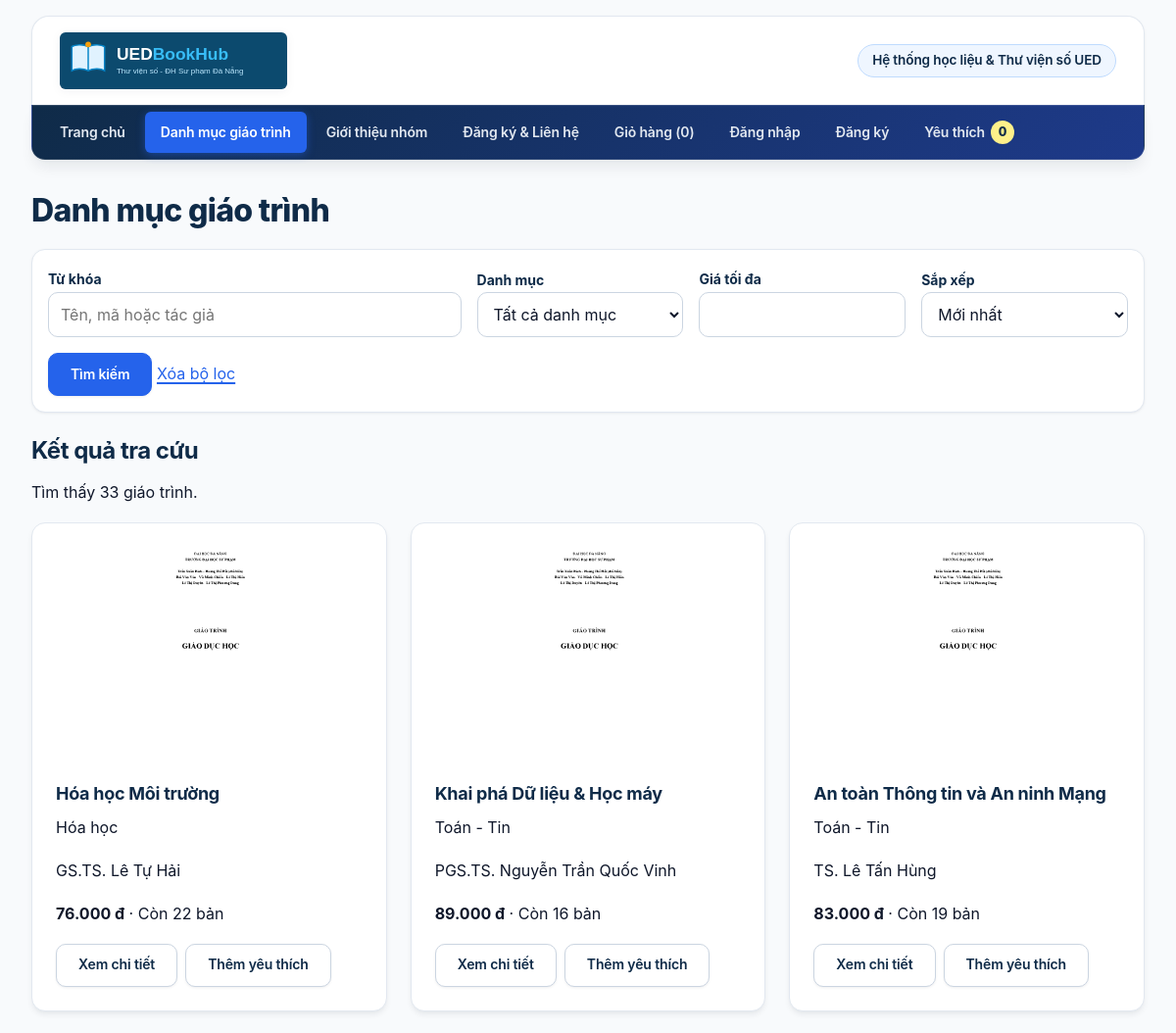
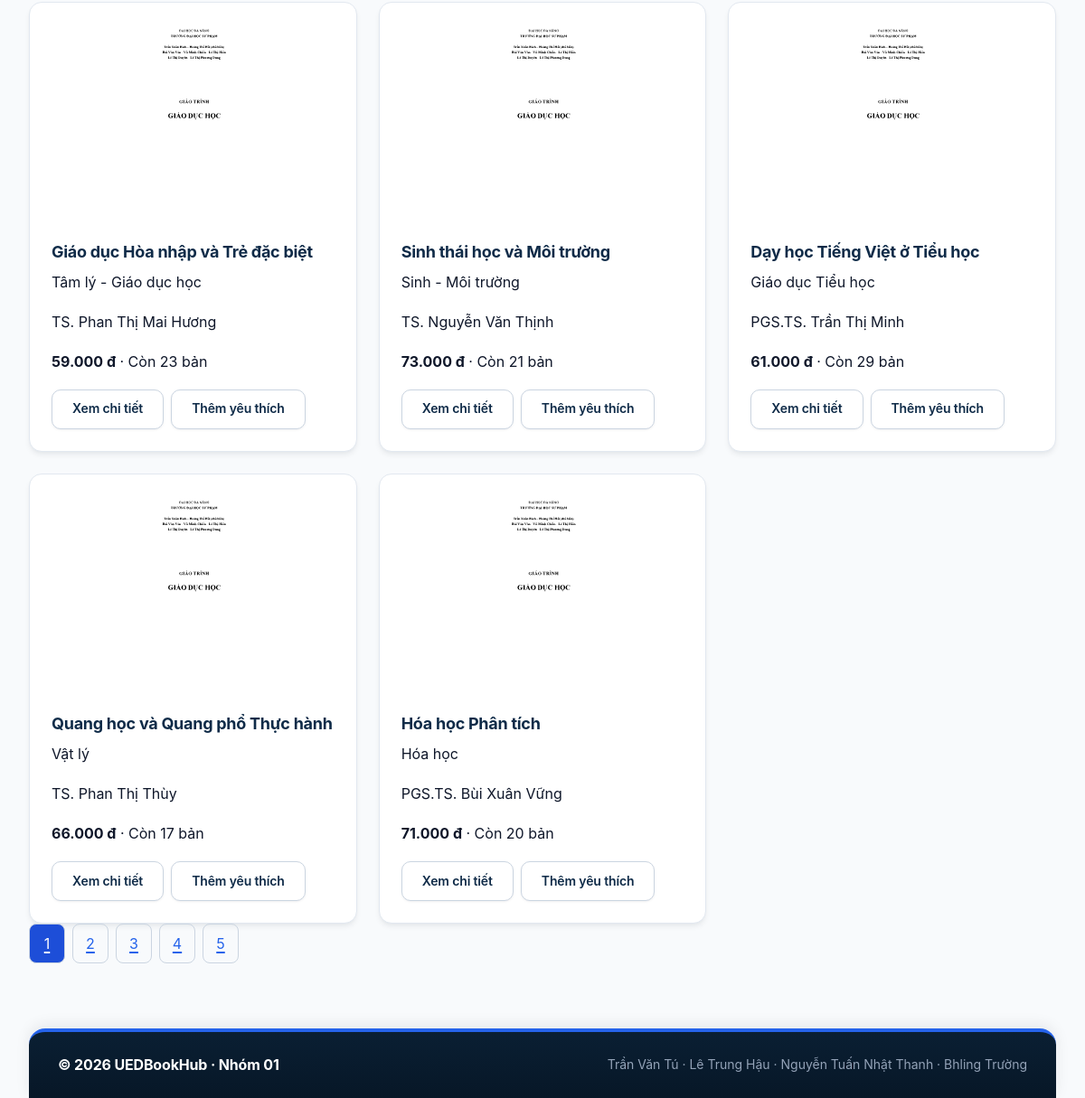
Screenshot of /danh-sach.php with the database file from the repository (2 pictures, top to bottom).
### tables this page shows
CREATE TABLE giao_trinh (
    id INT UNSIGNED AUTO_INCREMENT PRIMARY KEY,
    danh_muc_id INT UNSIGNED NOT NULL,
    ma VARCHAR(30) NOT NULL,
    ten VARCHAR(200) NOT NULL,
    tac_gia VARCHAR(255) NOT NULL,
    nam_xuat_ban SMALLINT UNSIGNED NOT NULL,
    nha_xuat_ban VARCHAR(150) NOT NULL,
    gia INT UNSIGNED NOT NULL,
    gia_goc INT UNSIGNED NOT NULL,
    ton_kho INT UNSIGNED NOT NULL DEFAULT 0,
    so_trang SMALLINT UNSIGNED NOT NULL,
    anh VARCHAR(255) NULL,
    mo_ta TEXT NULL,
    ngay_tao DATETIME NOT NULL DEFAULT CURRENT_TIMESTAMP,
    UNIQUE KEY uq_giao_trinh_ma (ma),
    KEY idx_giao_trinh_danh_muc_gia (danh_muc_id, gia),
    CONSTRAINT fk_giao_trinh_danh_muc FOREIGN KEY (danh_muc_id) REFERENCES danh_muc(id),
    CONSTRAINT chk_giao_trinh_gia CHECK (gia >= 1000),
    CONSTRAINT chk_giao_trinh_gia_goc CHECK (gia_goc >= gia),
    CONSTRAINT chk_giao_trinh_nam CHECK (nam_xuat_ban BETWEEN 1900 AND 2100),
    CONSTRAINT chk_giao_trinh_so_trang CHECK (so_trang > 0)
);

CREATE TABLE danh_muc (
    id INT UNSIGNED AUTO_INCREMENT PRIMARY KEY,
    ten VARCHAR(100) NOT NULL,
    slug VARCHAR(100) NOT NULL,
    UNIQUE KEY uq_danh_muc_ten (ten),
    UNIQUE KEY uq_danh_muc_slug (slug)
);

### inc/db.php (called while the page is built, shortened)
<?php
function db(): PDO
{
    $ketNoi = new PDO(
        'mysql:host=127.0.0.1;port=3306;dbname=ltweb_nhom01;charset=utf8mb4',
        'root',
        '',
        [
            PDO::ATTR_ERRMODE => PDO::ERRMODE_EXCEPTION,
            PDO::ATTR_DEFAULT_FETCH_MODE => PDO::FETCH_ASSOC,
            PDO::ATTR_EMULATE_PREPARES => false,
        ]
    );
    return $ketNoi;
}

### inc/ham.php (called while the page is built, shortened)
<?php
function e(string|int|float|null $value): string
{
    return htmlspecialchars((string) $value, ENT_QUOTES | ENT_SUBSTITUTE, 'UTF-8');
}
function vnd(int $value): string { return number_format($value, 0, ',', '.') . ' đ'; }
function chuoi(array $nguon, string $khoa): string
{
    return isset($nguon[$khoa]) && is_string($nguon[$khoa]) ? trim($nguon[$khoa]) : '';
}
function soNguyen(mixed $value, int $min = 1, int $max = PHP_INT_MAX): ?int
{
    if (!is_string($value) && !is_int($value)) { return null; }
    $so = filter_var($value, FILTER_VALIDATE_INT, ['options' => ['min_range' => $min, 'max_range' => $max]]);
    return $so === false ? null : $so;
}
function khoGiaoTrinh(): App\Data\KhoGiaoTrinh
{
    return new App\Data\KhoGiaoTrinh(db());
}

### src/Data/KhoGiaoTrinh.php (called while the page is built, shortened)
<?php
final class KhoGiaoTrinh
{
    private function doiTuong(array $dong): GiaoTrinh { return GiaoTrinh::tuDong($dong); }
    private function dieuKien(array $loc): array
    {
        $dk = []; $ts = [];
        return [$dk === [] ? '' : ' WHERE ' . implode(' AND ', $dk), $ts];
    }
    public function dem(array $loc): int
    {
        [$where, $ts] = $this->dieuKien($loc);
        $st = $this->db->prepare('SELECT COUNT(*) FROM giao_trinh g' . $where);
        $st->execute($ts);
        return (int) $st->fetchColumn();
    }
    public function trang(array $loc, string $sx, int $soDong, int $boQua): array
    {
        [$where, $ts] = $this->dieuKien($loc);
        $orderBy = match ($sx) {
            'gia-tang' => 'g.gia ASC, g.id ASC', 'gia-giam' => 'g.gia DESC, g.id ASC',
            'ten' => 'g.ten ASC, g.id ASC', default => 'g.ngay_tao DESC, g.id DESC',
        };
        $st = $this->db->prepare(self::CHON . $where . " ORDER BY $orderBy LIMIT ? OFFSET ?");
        $st->execute([...$ts, $soDong, $boQua]);
        return array_map($this->doiTuong(...), $st->fetchAll());
    }
}

### src/Models/GiaoTrinh.php (called while the page is built, shortened)
<?php
final class GiaoTrinh implements JsonSerializable
{
    public static function tuDong(array $d): self
    {
        return new self(
            (int) $d['id'], (string) $d['ma'], (string) $d['ten'],
            (string) $d['tac_gia'], (string) $d['danh_muc'], (int) $d['danh_muc_id'],
            (int) $d['nam_xuat_ban'], (string) $d['nha_xuat_ban'],
            (int) $d['gia'], (int) $d['gia_goc'], (int) $d['ton_kho'],
            (int) $d['so_trang'], (string) ($d['anh'] ?? ''), (string) ($d['mo_ta'] ?? '')
        );
    }
}

### inc/danh-sach-the.php (the view, shortened to what this page needs)
<div class="luoi-the luoi-the--ba-cot">
<?php foreach ($danhSachThe as $s): ?>
<article class="the">
  <img class="the__anh" src="<?= e($s->anh) ?>" alt="Bìa <?= e($s->ten) ?>" width="240" height="300" loading="lazy">
  <div class="the__than">
    <h3 class="the__tieu-de"><a href="chi-tiet.php?id=<?= e($s->id) ?>"><?= e($s->ten) ?></a></h3>
    <p><?= e($s->khoa) ?></p><p><?= e($s->tacGia) ?></p>
    <p><strong><?= e(vnd($s->gia)) ?></strong> · Còn <?= e($s->soLuong) ?> bản</p>
    <div class="nhom-nut"><a class="nut nut--phu" href="chi-tiet.php?id=<?= e($s->id) ?>">Xem chi tiết</a><button hidden class="nut nut--phu" type="button" data-hanh-dong="yeu-thich" data-id="<?= e($s->id) ?>">Thêm yêu thích</button></div>
  </div>
</article>
<?php endforeach; ?>
</div>

### css/php.css (style rules this page uses)
.the__anh { object-fit: contain; max-height: 240px; }
.noi-dung-chinh, .the, .bieu-mau__nhom { min-width: 0; overflow-wrap: anywhere; }
.nut { white-space: normal; }

### rows the page displays
giao_trinh: anh (picture), ten "Hóa học Môi trường", danh_muc.ten "Hóa học", tac_gia "GS.TS. Lê Tự Hải", gia "76.000 đ", ton_kho "22"
giao_trinh: anh (picture), ten "Khai phá Dữ liệu & Học máy", danh_muc.ten "Toán - Tin", tac_gia "PGS.TS. Nguyễn Trần Quốc Vinh", gia "89.000 đ", ton_kho "16"
giao_trinh: anh (picture), ten "An toàn Thông tin và An ninh Mạng", danh_muc.ten "Toán - Tin", tac_gia "TS. Lê Tấn Hùng", gia "83.000 đ", ton_kho "19"
giao_trinh: anh (picture), ten "Giáo dục Hòa nhập và Trẻ đặc biệt", danh_muc.ten "Tâm lý - Giáo dục học", tac_gia "TS. Phan Thị Mai Hương", gia "59.000 đ", ton_kho "23"
giao_trinh: anh (picture), ten "Sinh thái học và Môi trường", danh_muc.ten "Sinh - Môi trường", tac_gia "TS. Nguyễn Văn Thịnh", gia "73.000 đ", ton_kho "21"
giao_trinh: anh (picture), ten "Dạy học Tiếng Việt ở Tiểu học", danh_muc.ten "Giáo dục Tiểu học", tac_gia "PGS.TS. Trần Thị Minh", gia "61.000 đ", ton_kho "29"
giao_trinh: anh (picture), ten "Quang học và Quang phổ Thực hành", danh_muc.ten "Vật lý", tac_gia "TS. Phan Thị Thùy", gia "66.000 đ", ton_kho "17"
giao_trinh: anh (picture), ten "Hóa học Phân tích", danh_muc.ten "Hóa học", tac_gia "PGS.TS. Bùi Xuân Vững", gia "71.000 đ", ton_kho "20"

### other values shown
$nhan "Trang chủ"
$nhan "Danh mục giáo trình"
$nhan "Giới thiệu nhóm"
$nhan "Đăng ký & Liên hệ"
$gioDauTrang->soMon() "0"
$tong "33"
form field sx "Mới nhất"
